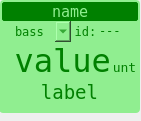
   <widget class="QGroupBox" name="lcdScreen">
    <property name="geometry">
     <rect>
      <x>529</x>
      <y>220</y>
      <width>141</width>
      <height>121</height>
     </rect>
    </property>
    <property name="styleSheet">
     <string notr="true">border: none;</string>
    </property>
    <property name="title">
     <string/>
    </property>
    <property name="alignment">
     <set>Qt::AlignCenter</set>
    </property>
    <property name="flat">
     <bool>true</bool>
    </property>
    <widget class="QLabel" name="id">
     <property name="geometry">
      <rect>
       <x>70</x>
       <y>21</y>
       <width>31</width>
       <height>21</height>
      </rect>
     </property>
     <property name="font">
      <font>
       <family>DejaVu Sans Mono</family>
       <pointsize>9</pointsize>
       <weight>50</weight>
       <bold>false</bold>
      </font>
     </property>
     <property name="layoutDirection">
      <enum>Qt::LeftToRight</enum>
     </property>
     <property name="styleSheet">
      <string notr="true">background:lightgreen;color:green;</string>
     </property>
     <property name="text">
      <string>id:</string>
     </property>
     <property name="scaledContents">
      <bool>false</bool>
     </property>
     <property name="alignment">
      <set>Qt::AlignCenter</set>
     </property>
    </widget>
    <widget class="QLabel" name="micron_file_id">
     <property name="geometry">
      <rect>
       <x>99</x>
       <y>20</y>
       <width>41</width>
       <height>21</height>
      </rect>
     </property>
     <property name="font">
      <font>
       <family>DejaVu Sans Mono</family>
       <pointsize>9</pointsize>
       <weight>50</weight>
       <bold>false</bold>
      </font>
     </property>
     <property name="layoutDirection">
      <enum>Qt::LeftToRight</enum>
     </property>
     <property name="styleSheet">
      <string notr="true">background:lightgreen;color:green;</string>
     </property>
     <property name="text">
      <string>---</string>
     </property>
     <property name="scaledContents">
      <bool>false</bool>
     </property>
     <property name="alignment">
      <set>Qt::AlignLeading|Qt::AlignLeft|Qt::AlignVCenter</set>
     </property>
    </widget>
    <widget class="QLabel" name="display_setting_name">
     <property name="geometry">
      <rect>
       <x>-1</x>
       <y>72</y>
       <width>141</width>
       <height>41</height>
      </rect>
     </property>
     <property name="font">
      <font>
       <family>DejaVu Sans Mono</family>
       <pointsize>14</pointsize>
       <weight>50</weight>
       <bold>false</bold>
      </font>
     </property>
     <property name="layoutDirection">
      <enum>Qt::LeftToRight</enum>
     </property>
     <property name="styleSheet">
      <string notr="true">background:lightgreen;color:green;border-bottom-left-radius:4;
border-bottom-right-radius:4;</string>
     </property>
     <property name="text">
      <string>label</string>
     </property>
     <property name="scaledContents">
      <bool>false</bool>
     </property>
     <property name="alignment">
      <set>Qt::AlignCenter</set>
     </property>
    </widget>
    <widget class="QLabel" name="display_setting_unit">
     <property name="geometry">
      <rect>
       <x>109</x>
       <y>35</y>
       <width>31</width>
       <height>41</height>
      </rect>
     </property>
     <property name="font">
      <font>
       <family>DejaVu Sans Mono</family>
       <pointsize>10</pointsize>
       <weight>50</weight>
       <bold>false</bold>
      </font>
     </property>
     <property name="layoutDirection">
      <enum>Qt::LeftToRight</enum>
     </property>
     <property name="styleSheet">
      <string notr="true">background:lightgreen;color:green;</string>
     </property>
     <property name="text">
      <string>unt</string>
     </property>
     <property name="scaledContents">
      <bool>false</bool>
     </property>
     <property name="alignment">
      <set>Qt::AlignBottom|Qt::AlignHCenter</set>
     </property>
     <property name="margin">
      <number>0</number>
     </property>
    </widget>
    <widget class="QLabel" name="display_setting_value">
     <property name="geometry">
      <rect>
       <x>0</x>
       <y>40</y>
       <width>111</width>
       <height>42</height>
      </rect>
     </property>
     <property name="font">
      <font>
       <family>DejaVu Sans Mono</family>
       <pointsize>24</pointsize>
       <weight>50</weight>
       <bold>false</bold>
      </font>
     </property>
     <property name="layoutDirection">
      <enum>Qt::LeftToRight</enum>
     </property>
     <property name="styleSheet">
      <string notr="true">background:lightgreen;color:green;</string>
     </property>
     <property name="text">
      <string>value</string>
     </property>
     <property name="scaledContents">
      <bool>false</bool>
     </property>
     <property name="alignment">
      <set>Qt::AlignRight|Qt::AlignTrailing|Qt::AlignVCenter</set>
     </property>
     <property name="margin">
      <number>0</number>
     </property>
    </widget>
    <widget class="QComboBox" name="category">
     <property name="geometry">
      <rect>
       <x>10</x>
       <y>21</y>
       <width>61</width>
       <height>21</height>
      </rect>
     </property>
     <property name="font">
      <font>
       <family>DejaVu Sans Mono</family>
       <pointsize>9</pointsize>
      </font>
     </property>
     <property name="cursor">
      <cursorShape>PointingHandCursor</cursorShape>
     </property>
     <property name="styleSheet">
      <string notr="true">background:lightgreen;color:green;
</string>
     </property>
     <item>
      <property name="text">
       <string>bass</string>
      </property>
     </item>
     <item>
      <property name="text">
       <string>lead</string>
      </property>
     </item>
     <item>
      <property name="text">
       <string>pad</string>
      </property>
     </item>
     <item>
      <property name="text">
       <string>string</string>
      </property>
     </item>
     <item>
      <property name="text">
       <string>brass</string>
      </property>
     </item>
     <item>
      <property name="text">
       <string>key</string>
      </property>
     </item>
     <item>
      <property name="text">
       <string>comp</string>
      </property>
     </item>
     <item>
      <property name="text">
       <string>drum</string>
      </property>
     </item>
     <item>
      <property name="text">
       <string>sfx</string>
      </property>
     </item>
    </widget>
    <widget class="QLabel" name="green">
     <property name="geometry">
      <rect>
       <x>0</x>
       <y>20</y>
       <width>16</width>
       <height>21</height>
      </rect>
     </property>
     <property name="font">
      <font>
       <family>Ubuntu Mono</family>
       <pointsize>10</pointsize>
       <weight>50</weight>
       <bold>false</bold>
      </font>
     </property>
     <property name="layoutDirection">
      <enum>Qt::LeftToRight</enum>
     </property>
     <property name="styleSheet">
      <string notr="true">background:lightgreen;color:green;</string>
     </property>
     <property name="text">
      <string/>
     </property>
     <property name="scaledContents">
      <bool>false</bool>
     </property>
     <property name="alignment">
      <set>Qt::AlignCenter</set>
     </property>
    </widget>
    <widget class="QLineEdit" name="name">
     <property name="geometry">
      <rect>
       <x>0</x>
       <y>0</y>
       <width>140</width>
       <height>23</height>
      </rect>
     </property>
     <property name="font">
      <font>
       <family>DejaVu Sans Mono</family>
       <pointsize>11</pointsize>
      </font>
     </property>
     <property name="styleSheet">
      <string notr="true">background:green;
color:lightgreen;
border-radius:4;
border-width:2px;
border-color:lightgreen;
border-style:solid;
padding-right: -2px;
padding-top: 1px;
</string>
     </property>
     <property name="text">
      <string>name</string>
     </property>
     <property name="maxLength">
      <number>14</number>
     </property>
     <property name="alignment">
      <set>Qt::AlignCenter</set>
     </property>
    </widget>
    <zorder>id</zorder>
    <zorder>micron_file_id</zorder>
    <zorder>display_setting_name</zorder>
    <zorder>display_setting_unit</zorder>
    <zorder>display_setting_value</zorder>
    <zorder>green</zorder>
    <zorder>name</zorder>
    <zorder>category</zorder>
   </widget>
